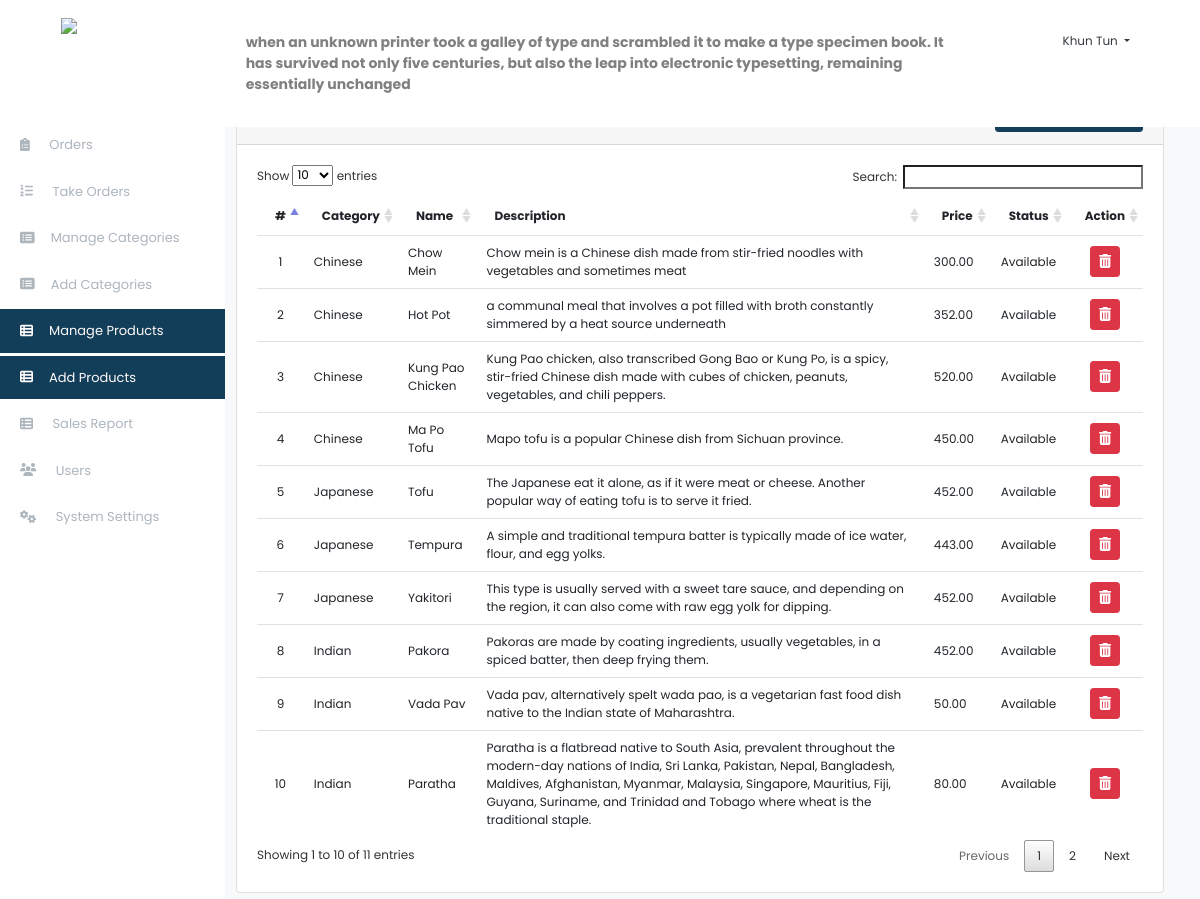
Screenshot of /index.php?page=products (signed in) with the database file from the repository.
### tables this page shows
CREATE TABLE `products` (
  `id` int(30) NOT NULL,
  `category_id` int(30) NOT NULL,
  `name` varchar(200) NOT NULL,
  `description` text NOT NULL,
  `price` float NOT NULL,
  `status` tinyint(1) NOT NULL DEFAULT 1 COMMENT '0=Unavailable,1=Available'
);

### products.php (the view, shortened to what this page needs)
<?php include('db_connect.php');?>
<div class="container-fluid">
	<div class="col-lg-12">
		<div class="row">
									<?php
									$qry = $conn->query("SELECT * FROM categories order by name asc");
									while($row=$qry->fetch_assoc()):
										$cname[$row['id']] = ucwords($row['name']);
									?>
								<?php endwhile; ?>
			<div class="col-md-12">
				<div class="card">
					<div class="card-header">
						<b>Product List</b>
						<span class="float:right"><a class="btn btn-primary btn-block btn-sm col-sm-2 float-right" href="index.php?page=add-product" id="new_order">
						<i class="fa fa-plus"></i> Add Product </a></span>
					</div>
					<div class="card-body">
						<table class="table table-hover">
							<thead>
								<tr>
									<th>#</th>
									<th>Category</th>
									<th>Name</th>
									<th>Description</th>
									<th>Price</th>
									<th>Status</th>
									<th>Action</th>
								</tr>
							</thead>
							<tbody>
								<?php
								$i = 1;
								$product = $conn->query("SELECT * FROM products order by id asc");
								while($row=$product->fetch_assoc()):
								?>
								<tr>
									<td class="text-center"><?php echo $i++ ?></td>
									<td class="">
										<?php echo $cname[$row['category_id']] ?>
									</td>
									<td class="">
									<?php echo $row['name'] ?></td>
									<td class="">
									<?php echo $row['description'] ?>
									<td class="">
									<?php echo number_format($row['price'],2) ?></td>
									</td>
									<td class="">
										 <?php echo $row['status'] == 1 ? " Available" : "Unavailable" ?>
									</td>
									<td class="text-center">
										<button class="btn btn-danger btn-sm delete_product" type="button" data-id="<?php echo $row['id'] ?>"><i class="fa fa-trash-alt"></i></button>
									</td>
								</tr>
								<?php endwhile; ?>
							</tbody>
						</table>
					</div>
				</div>
			</div>
		</div>
	</div>
</div>

### assets/css/style.css (style rules this page uses)
body { font-family:Poppins, Helvetica, "sans-serif"; color: #444444; width: 100%; height: calc(100%); font-size: 12px; }
a { color: #1977cc; }
.btn-primary, .btn-primary:hover { background-color: #123e59; border-color: #123e59; }
table.dataTable.no-footer { border: 0 !important; }
.table td, .table th { border-bottom: 1px solid #dee2e6; border-bottom: 0; }
table.dataTable thead th, table.dataTable thead td { border-bottom: 0px solid #111; border: 0; }

### index.php (style rules this page uses)
body { background: #f8f9fa; }

### products.php (style rules this page uses)
td { vertical-align: middle !important; }

### rows the page displays
products: category "Chinese", name "Chow Mein", description "Chow mein is a Chinese dish made from stir-fried noodles with vegetables and sometimes meat", price "300.00", status "Available"
products: category "Chinese", name "Hot Pot", description "a communal meal that involves a pot filled with broth constantly simmered by a heat source underneath", price "352.00", status "Available"
products: category "Chinese", name "Kung Pao Chicken", description "Kung Pao chicken, also transcribed Gong Bao or Kung Po, is a spicy, stir-fried Chinese dish made with cubes of chicken, peanuts, vegetables, and chili peppers.", price "520.00", status "Available"
products: category "Chinese", name "Ma Po Tofu", description "Mapo tofu is a popular Chinese dish from Sichuan province.", price "450.00", status "Available"
products: category "Japanese", name "Tofu", description "The Japanese eat it alone, as if it were meat or cheese. Another popular way of eating tofu is to serve it fried.", price "452.00", status "Available"
products: category "Japanese", name "Tempura", description "A simple and traditional tempura batter is typically made of ice water, flour, and egg yolks.", price "443.00", status "Available"
products: category "Japanese", name "Yakitori", description "This type is usually served with a sweet tare sauce, and depending on the region, it can also come with raw egg yolk for dipping.", price "452.00", status "Available"
products: category "Indian", name "Pakora", description "Pakoras are made by coating ingredients, usually vegetables, in a spiced batter, then deep frying them.", price "452.00", status "Available"
products: category "Indian", name "Vada Pav", description "Vada pav, alternatively spelt wada pao, is a vegetarian fast food dish native to the Indian state of Maharashtra.", price "50.00", status "Available"
products: category "Indian", name "Paratha", description "Paratha is a flatbread native to South Asia, prevalent throughout the modern-day nations of India, Sri Lanka, Pakistan, Nepal, Bangladesh, Maldives, Afghanistan, Myanmar, Malaysia, Singapore, Mauritius, Fiji, Guyana, Suriname, and Trinidad and Tobago where wheat is the traditional staple.", price "80.00", status "Available"

### other values shown
$_SESSION['login_name'] "Khun Tun"
